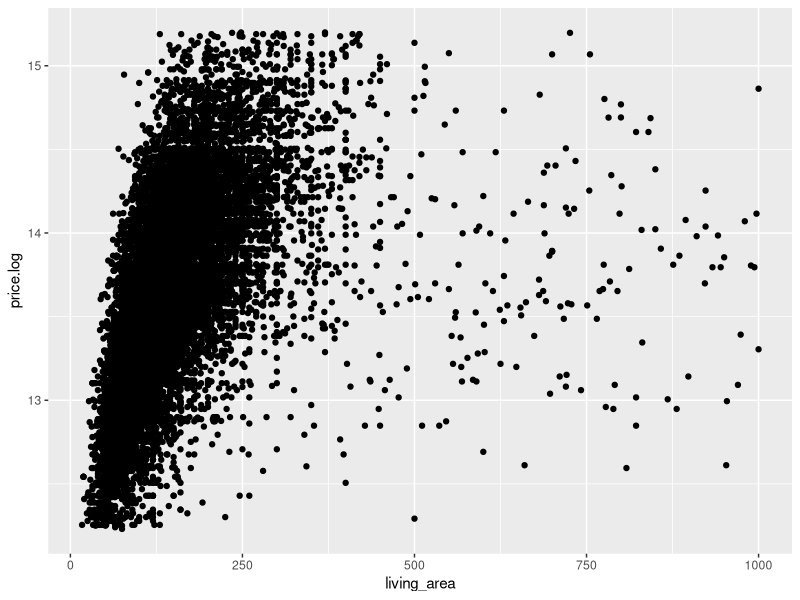
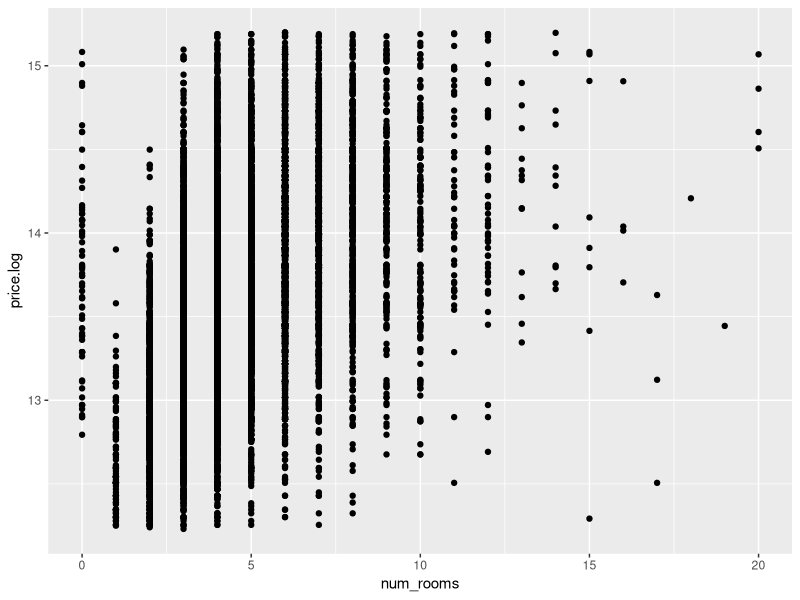
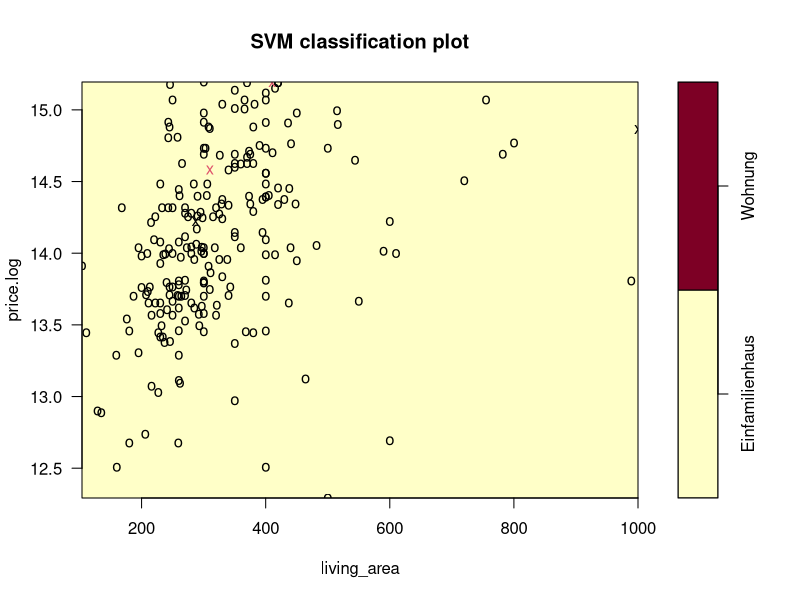
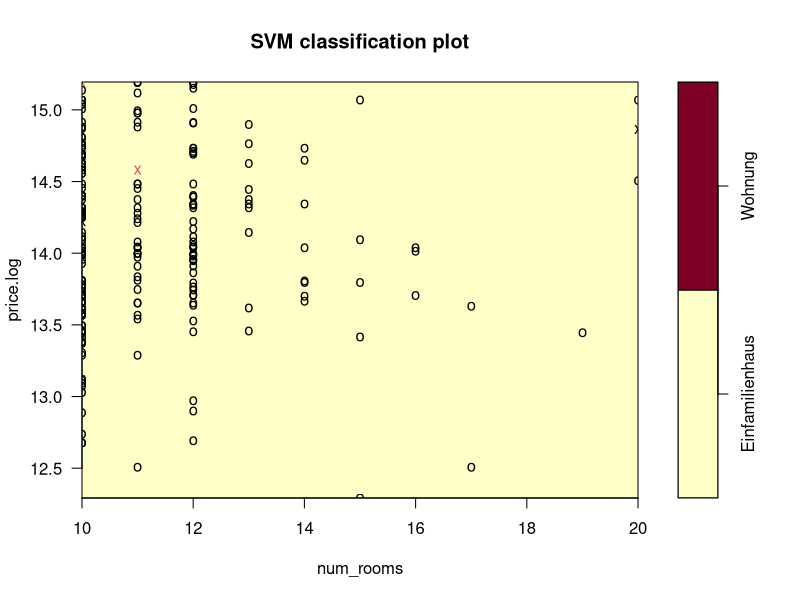

Generate these figures, in order, with R: (Note: a time limit stopped this script after it produced the figures.)
## ---- chunk 1
library(tidyverse)
library(e1071)  


house_data <- read_csv("../01_data/house_data.csv")
house_data$object_type_name <- as.factor(house_data$object_type_name)
house_data$num_rooms <- as.integer(house_data$num_rooms)
house_data <- house_data %>% select(object_type_name,
                                    build_year,
                                    living_area,
                                    zipcode,
                                    municipality_name,
                                    num_rooms,
                                    travel_time_private_transport,
                                    travel_time_public_transport,
                                    number_of_buildings_in_hectare,
                                    number_of_apartments_in_hectare,
                                    number_of_workplaces_in_hectare,
                                    population_in_hectare,
                                    water_percentage_1000,
                                    price)

# Log-Transform dependent variable
house_data$price.log <- log(house_data$price)
# Fix the predictors zipcode and num_rooms to be a factor
house_data$zipcode.fac <- factor(house_data$zipcode)
house_data$num_rooms.fac <- factor(house_data$num_rooms)


## ---- chunk 2


house_data <- house_data %>% filter(object_type_name ==  "Einfamilienhaus"|object_type_name ==  "Wohnung")
house_data <- house_data %>% filter(living_area <= 1000)
house_data <- house_data %>% filter(num_rooms <= 20)

house_data <- house_data %>%  droplevels()
house_data$object_type_name %>%  unique()

## 75% of the sample size
smp_size <- floor(0.75 * nrow(house_data))

## set the seed to make your partition reproducible
set.seed(1)
train_ind <- sample(seq_len(nrow(house_data)), size = smp_size)
house_train <- house_data[train_ind, ]
house_test <- house_data[-train_ind, ]


ggplot(house_data, aes(x=living_area, y=price.log)) + geom_point()
ggplot(house_data, aes(x=num_rooms, y=price.log)) + geom_point()
## ---- chunk 3
number_of_observations <- 200
cost_range <- c(0.000005, 0.005,0.1,1,10,100,1000,10000)
svm.models <- tune(
  svm,
  object_type_name ~ price.log + living_area + num_rooms,
  data = house_train %>% top_n(number_of_observations),
  kernel = "linear",
  ranges = list(cost = cost_range),
  scale = TRUE)

svm.models <- svm.models$best.model
summary(svm.models)


plot(x = svm.models, data = house_train %>% top_n(number_of_observations), formula = price.log ~ living_area)
plot(x = svm.models, data = house_train %>% top_n(number_of_observations), formula = price.log ~ num_rooms)
table(predict = predict(svm.models, house_train),truth = house_train$object_type_name)
## ---- chunk 4
number_of_observations <- 10000
cost_range <- c(0.000005, 0.005,0.1,1,10,100,1000,10000)
svm.models <- tune(
  svm,
  object_type_name ~ price.log + living_area + num_rooms,
  data = house_train %>% top_n(number_of_observations),
  kernel = "sigmoid",
  ranges = list(cost = cost_range),
  scale = TRUE)
svm.models <- svm.models$best.model
summary(svm.models)


plot(x = svm.models, data = house_train %>% top_n(number_of_observations), formula = price.log ~ living_area)
plot(x = svm.models, data = house_train %>% top_n(number_of_observations), formula = price.log ~ num_rooms)
table(predict = predict(svm.models, house_train),truth = house_train$object_type_name)
## ---- chunk 5
number_of_observations <- 200
cost_range <- c(0.000005, 0.005,0.1,1,10,100,1000,10000)
svm.models <- tune(
  svm,
  object_type_name ~ price.log + living_area + num_rooms,
  data = house_train %>% top_n(number_of_observations),
  kernel = "radial",
  ranges = list(cost = cost_range),
  scale = TRUE)
svm.models <- svm.models$best.model
summary(svm.models)


plot(x = svm.models, data = house_train %>% top_n(number_of_observations), formula = price.log ~ living_area)
plot(x = svm.models, data = house_train %>% top_n(number_of_observations), formula = price.log ~ num_rooms)
table(predict = predict(svm.models, house_train),truth = house_train$object_type_name)
